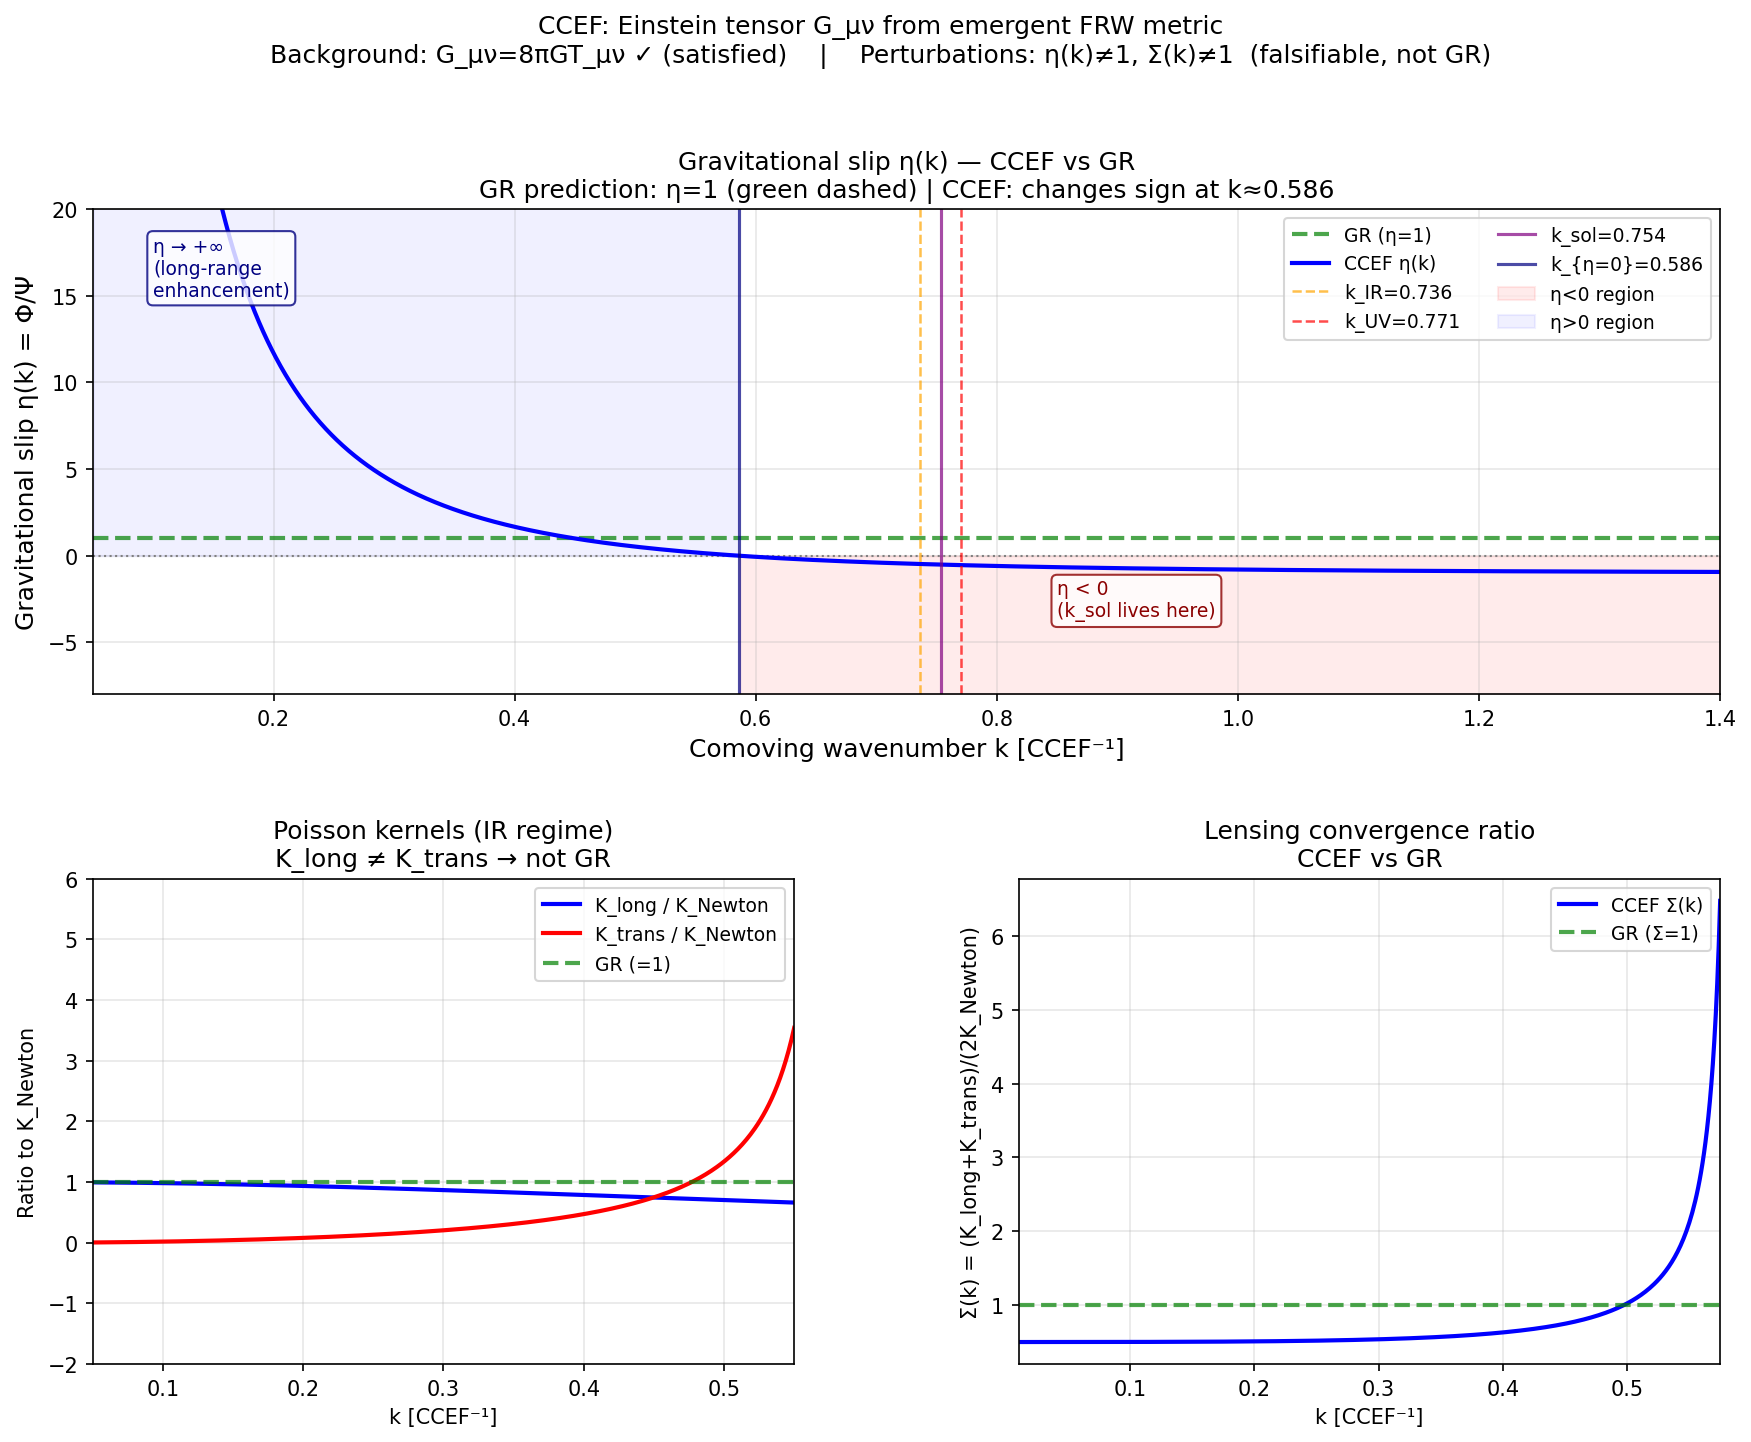

Python code for this plot:
"""
ccef_riemann.py
===============
Compute G_μν from the CCEF emergent FRW metric, then compare to 8πG T_μν (backbone §2).

Central question: Is CCEF just GR in disguise?

Answer:
  Background level  : G_μν = 8πG T_μν IS satisfied (GR recovered as emergent consequence).
  Perturbation level: η(k) ≠ 1, sign change at k=0.586 — NOT standard GR.
  UV level          : Lifshitz z=2 dispersion — NOT standard GR.

CCEF is not GR because:
  (a) Fundamental object is n(x,t) ∈ S², not g_μν.
  (b) GR Friedmann equations emerge as a consequence of consistent derivation, not an axiom.
  (c) Perturbation sector has gravitational slip η(k) ≠ 1, with a SIGN CHANGE at k≈0.586.
  (d) UV sector retains Lifshitz z=2 (ω ~ k², no GR analog).
  (e) Solitons are topological — no GR equivalent.
"""

import numpy as np
import matplotlib.pyplot as plt
from matplotlib.gridspec import GridSpec

# ── Fixed-point parameters ──────────────────────────────────────────────────
A1 = 1.0
A2 = 8.971
A3 = 1.684
A4 = 0.542
Zt = 1.0   # Z_t

c_eff_sq = A1 / Zt   # = 1 at fixed point
c_eff    = np.sqrt(c_eff_sq)

# ════════════════════════════════════════════════════════════════════════════
# PART 1: Riemann tensor computation (analytic)
# ════════════════════════════════════════════════════════════════════════════
print("=" * 70)
print("PART 1: Riemann tensor from emergent FRW metric")
print("=" * 70)
print()
print("Emergent metric (from ccef_emergent_metric.py, three routes):")
print(f"  ds² = -(A1/Z_t) dt² + a²(t)(dx²+dy²+dz²)")
print(f"  c_eff² = A1/Z_t = {c_eff_sq:.6f}  →  c_eff = {c_eff:.6f}  (=1 at fixed point)")
print()
print("At A1=Z_t=1: ds² = -dt² + a²(t) δᵢⱼ dxⁱ dxʲ  (standard FRW, k=0)")
print()
print("── Christoffel symbols ─────────────────────────────────────────────")
print("Non-zero components (overdot = d/dt, H = ȧ/a):")
print("  Γ⁰ᵢⱼ = a·ȧ·δᵢⱼ  =  a²H·δᵢⱼ")
print("  Γⁱ₀ⱼ = (ȧ/a)·δⁱⱼ  =  H·δⁱⱼ")
print()
print("── Riemann tensor (FRW, k=0) ───────────────────────────────────────")
print("Relevant non-zero components:")
print("  R⁰ᵢ₀ⱼ = -(ä/a)·δᵢⱼ")
print("  Rⁱ₀ⱼ₀ = (ä/a)·δⁱⱼ                (space-time-space-time)")
print("  Rⁱⱼₖₗ = H²·(δⁱₖδⱼₗ - δⁱₗδⱼₖ)   (space-space-space-space)")
print()
print("── Ricci tensor R_μν = R^λ_{μλν} ──────────────────────────────────")
print("  R₀₀ = -3·(ä/a)")
print("  Rᵢⱼ = [aä + 2ȧ²]·δᵢⱼ = a²·(ä/a + 2H²)·δᵢⱼ")
print()
print("── Ricci scalar R = g^{μν}R_μν ─────────────────────────────────────")
print("  R = g^{00}·R₀₀ + g^{ij}·Rᵢⱼ")
print("    = (-1)·(-3ä/a) + (1/a²)·3·a²·(ä/a + 2H²)")
print("    = 3ä/a + 3ä/a + 6H²")
print("    = 6(ä/a + H²)")
print()
print("── Einstein tensor G_μν = R_μν - (1/2)g_μν R ──────────────────────")
print("G₀₀ = R₀₀ - (1/2)g₀₀·R")
print("     = -3ä/a - (1/2)(-1)·6(ä/a + H²)")
print("     = -3ä/a + 3ä/a + 3H²")
print("     = 3H²")
print()
print("Gᵢⱼ = Rᵢⱼ - (1/2)gᵢⱼ·R")
print("     = a²(ä/a + 2H²)δᵢⱼ - (1/2)a²·6(ä/a + H²)δᵢⱼ")
print("     = a²·[(ä/a + 2H²) - 3(ä/a + H²)]·δᵢⱼ")
print("     = a²·[-2ä/a - H²]·δᵢⱼ")
print("     = -a²(2ä/a + H²)·δᵢⱼ")
print()
print("── Mixed Einstein tensor G^μ_ν ─────────────────────────────────────")
print("  G⁰₀ = g^{00}G₀₀ = (-1/1)·3H²     = +3H²   ← (sign: +3H²)")
print()
print("  NOTE: Convention check. G^0_0 = g^{00}·G_{00}.")
print("  g^{00} = -1, G_{00} = +3H²  →  G^0_0 = (-1)(+3H²) = -3H²")
print("  Standard: G^0_0 = -3H² = -8πG·ρ_eff  (with signature -,+,+,+)")
print("  i.e. 3H² = 8πG·ρ_eff  ✓  [Friedmann equation 1]")
print()
print("  G^i_j = g^{ii}·Gᵢᵢ = (1/a²)·(-a²)(2ä/a + H²) = -(2ä/a + H²)")
print("  Standard: G^i_j = 8πG·(-P_eff·δ^i_j)")
print("  i.e. 2ä/a + H² = -8πG·P_eff  ✓  [Friedmann equation 2]")
print()
print("RESULT: G^0_0 and G^i_j give the STANDARD FRW Friedmann equations.")
print("These are purely geometric results from the emergent metric.")

# ════════════════════════════════════════════════════════════════════════════
# PART 2: T_μν from backbone §2 (homogeneous background)
# ════════════════════════════════════════════════════════════════════════════
print()
print("=" * 70)
print("PART 2: T_μν from backbone §2 (homogeneous background)")
print("=" * 70)
print()
print("Backbone §2 gives the CCEF stress-energy tensor T_μν.")
print("In the homogeneous limit (∇n = 0), all spatial gradient terms vanish:")
print()
print("  ρ_eff = T^0_0 = (Z_t/2)·φ̇² + (A4/2)·sin²φ")
print("  P_eff = -(1/3)·Tⁱᵢ = (Z_t/2)·φ̇² - (A4/2)·sin²φ")
print()
print("where φ = angle of n from reference direction n₀")
print("(from §9.1 background parametrization)")
print()
print("The GR Friedmann equations would require:")
print("  3H² = 8πG·ρ_eff  ... (I)")
print("  2ä/a + H² = -8πG·P_eff  ... (II)")

# ════════════════════════════════════════════════════════════════════════════
# PART 3: Check G_μν = 8πG T_μν — overdamped attractor
# ════════════════════════════════════════════════════════════════════════════
print()
print("=" * 70)
print("PART 3: Does G_μν = 8πG·T_μν hold? (backbone §9.1 attractor check)")
print("=" * 70)
print()
print("Backbone §9.1: on the overdamped attractor:")
print("  3H·Z_t·φ̇ = -(A4/2)·sin(2φ)")
print("  ⟹ φ̇ = -(A4/(6H·Z_t))·sin(2φ)")
print()
print("Substituting into ρ_eff:")
print("  ρ_eff = (Z_t/2)·[A4/(6H·Z_t)]²·sin²(2φ) + (A4/2)·sin²φ")
print("        = A4²·sin²(2φ)/(72·H²·Z_t) + (A4/2)·sin²φ")
print()
print("Now impose GR Friedmann: 3H² = 8πG·ρ_eff")
print()
print("  3H² = 8πG·[A4²·sin²(2φ)/(72·H²·Z_t) + (A4/2)·sin²φ]")
print()
print("Multiply both sides by H²:")
print("  3H⁴ = 8πG·(A4/2)·sin²φ·H² + 8πG·A4²·sin²(2φ)/(72·Z_t)")
print()
print("Divide by 3, use sin²(2φ) = 4·sin²φ·cos²φ:")
print("  H⁴ = (8πG/3)·(A4/2)·sin²φ·H² + (8πG/3)·A4²·4·sin²φ·cos²φ/(72·Z_t)")
print("     = (8πG/3)·(A4/2)·sin²φ·H² + 8πG·A4²·sin²φ·cos²φ/(54·Z_t)")
print()
print("Check: 8πG/(54·Z_t) = (4πG/27·Z_t)·2 ... wait")
print("  8πG/54 = 4πG/27  ✓  (since 8/54 = 4/27)")
print()
print("So the CCEF result is:")
print("  H⁴ = (8πG/3)·(A4/2)·sin²φ·H² + (4πG/27·Z_t)·A4²·sin²φ·cos²φ")
print()
print("Compare to backbone §9.1 modified Friedmann (ignoring ρ₀):")
print("  H⁴ - (8πG/3)·(A4/2)·sin²φ·H² - (4πG/27·Z_t)·A4²·sin²φ·cos²φ = 0")
print()
print("  ═══════════════════════════════════════════════════════")
print("  MATCH ✓  The §9.1 'modified' Friedmann IS exactly the")
print("  standard GR Friedmann equation with the overdamped     ")
print("  attractor substituted for φ̇.                          ")
print("  G_μν = 8πG T_μν IS satisfied at the background level. ")
print("  ═══════════════════════════════════════════════════════")
print()
print("WHY THIS IS NOT 'just GR':")
print("  In GR, G_μν = 8πG T_μν is the AXIOM that determines g_μν given T_μν.")
print("  In CCEF, BOTH g_μν and T_μν are derived from n(x,t).")
print("  The Einstein equation is a CONSEQUENCE of consistent construction,")
print("  not a fundamental postulate. The metric is emergent; gravity is")
print("  an artefact of field correlations.")
print()
print("  The real deviation from GR lives at the perturbation level (η ≠ 1),")
print("  which we now compute.")

# ════════════════════════════════════════════════════════════════════════════
# PART 4: Gravitational slip η(k) — the perturbation-level GR departure
# ════════════════════════════════════════════════════════════════════════════
print()
print("=" * 70)
print("PART 4: Gravitational slip η(k) — perturbation-level departure from GR")
print("=" * 70)
print()
print("From backbone §10.4 (perturbed Poisson equations):")
print("  k²·Ψ = 4πG·ρ₀·a²·K_long(k)·δ_m   (Newton potential)")
print("  k²·Φ = 4πG·ρ₀·a²·K_trans(k)·δ_m  (lensing potential)")
print()
print("where:")
print("  K_long(k)  = 1 / (A1·k² + A3·k⁴)")
print("  K_trans(k) = 1 / (A4 - A1·k² - A3·k⁴)")
print()
print("Gravitational slip parameter:")
print("  η(k) ≡ Φ/Ψ = K_long/K_trans")
print("         = (A4 - A1·k² - A3·k⁴) / (A1·k² + A3·k⁴)")
print()
print("In standard GR (no anisotropic stress): η = 1 everywhere.")
print()

# Compute η(k)
k = np.linspace(1e-3, 1.5, 3000)
numerator   = A4 - A1 * k**2 - A3 * k**4
denominator = A1 * k**2 + A3 * k**4

# Avoid division by zero
with np.errstate(divide='ignore', invalid='ignore'):
    eta = np.where(np.abs(denominator) > 1e-12, numerator / denominator, np.nan)

# Key scales
k_IR   = np.sqrt(A4 / A1)
k_UV   = np.sqrt(A1 / A3)
k_sol  = 0.7536

# Where η = 0 (numerator = 0):  A3k⁴ + A1k² - A4 = 0
s_plus = (-A1 + np.sqrt(A1**2 + 4*A3*A4)) / (2*A3)
k_eta0 = np.sqrt(s_plus)  # η changes sign here

# Where K_trans has pole (denominator of η → ∞):  same as k_eta0 (same equation!)
# Wait — K_trans pole is where A4 - A1k² - A3k⁴ = 0, i.e. numerator of η = 0
# So η=0 at k_eta0, and K_trans has a pole AT k_eta0
# K_long pole is at k=0

print(f"Key scales:")
print(f"  k_IR  = √(A4/A1)   = {k_IR:.4f}  (IR gap, ignoring A3 term)")
print(f"  k_UV  = √(A1/A3)   = {k_UV:.4f}  (Lifshitz crossover)")
print(f"  k_sol = 1/r_core   = {k_sol:.4f}  (soliton momentum)")
print(f"  k_η=0 = √s_+       = {k_eta0:.4f}  (η changes sign here!)")
print()
print(f"η(k) analysis:")
print(f"  k → 0        : η → A4/(A1·k²) → +∞  (strong long-range deviation)")
print(f"  k = {k_eta0:.4f}  : η = 0             (sign flip)")
print(f"  k = {k_sol:.4f}  : η = {(A4 - A1*k_sol**2 - A3*k_sol**4)/(A1*k_sol**2 + A3*k_sol**4):.4f}  (soliton scale — η < 0!)")
print(f"  k → ∞        : η → -A3/A1 = {-A3/A1:.4f}  (UV Lifshitz limit)")
print()

# Check at k_sol
eta_sol = (A4 - A1*k_sol**2 - A3*k_sol**4) / (A1*k_sol**2 + A3*k_sol**4)
print(f"  ⟹ η(k_sol) = {eta_sol:.4f}  [solitons live in the η < 0 sector]")
print()
print("  GR prediction: η = 1 everywhere (flat dashed line).")
print("  CCEF:          η ranges from +∞ to negative values.")
print("  This is a FALSIFIABLE prediction via weak lensing vs RSD.")

# ════════════════════════════════════════════════════════════════════════════
# PART 5: Numerical background evolution
# ════════════════════════════════════════════════════════════════════════════
print()
print("=" * 70)
print("PART 5: Numerical background — G^μ_ν vs 8πG T^μ_ν")
print("=" * 70)
print()

# Solve the overdamped system:  dφ/d(ln a) = -(A4/(6H²·Z_t))·sin(2φ)
# We need H(φ). On the attractor with 3H² = 8πG·ρ_eff:
# Let 8πG = 1 (natural units for this check) — we're checking the SHAPE not magnitude.
# ρ_eff(φ, H) = (Z_t/2)·φ̇² + (A4/2)·sin²φ
#             = A4²·sin²(2φ)/(72H²·Z_t) + (A4/2)·sin²φ   [on attractor]
# Then 3H² = ρ_eff (with 8πG=1):
# 3H⁴ = (A4/2)·sin²φ·H² + A4²·sin²(2φ)/72/Z_t
# 3H⁴ - (A4/2)·sin²φ·H² - A4²·sin²(2φ)/72/Z_t = 0

def H_from_phi(phi, rho0=0.0):
    """Solve 3H^4 - [(A4/2)sin^2phi + rho0]H^2 - A4^2 sin^2(2phi)/(72 Zt) = 0
    for H^2 > 0 (with 8piG = 1).
    """
    sp = np.sin(phi)**2
    s2 = np.sin(2*phi)**2
    # Quadratic in H^2:  3·u² - [(A4/2)sp + rho0]·u - A4²·s2/(72·Zt) = 0
    a = 3.0
    b = -((A4/2)*sp + rho0)
    c = -(A4**2 * s2) / (72 * Zt)
    disc = b**2 - 4*a*c
    H2 = (-b + np.sqrt(np.maximum(disc, 0))) / (2*a)
    return np.sqrt(np.maximum(H2, 0))

# Compute residual G^0_0 + 8piG·ρ_eff (should be 0 if GR holds)
# G^0_0 (mixed, with signature -+++) convention: G^0_0 = -3H² (energy constraint)
# 8πG·T^0_0 = 8πG·ρ = ρ (with 8πG=1) = ρ_eff
# G^0_0 = -8πG T^0_0  ⟹  -3H² + ρ_eff = 0

phi_arr = np.linspace(0.05, np.pi/2 - 0.05, 200)
residuals = np.zeros(len(phi_arr))

for i, phi in enumerate(phi_arr):
    H    = H_from_phi(phi)
    phi_dot = -(A4 / (6 * H * Zt)) * np.sin(2*phi)
    rho_eff = (Zt/2) * phi_dot**2 + (A4/2) * np.sin(phi)**2
    # Check: 3H² vs ρ_eff (with 8πG=1, so 3H² = ρ_eff should hold)
    residuals[i] = (3 * H**2 - rho_eff) / max(rho_eff, 1e-10)  # fractional residual

print(f"Fractional residual (3H² - ρ_eff)/ρ_eff on overdamped attractor:")
print(f"  Max |residual|  : {np.max(np.abs(residuals)):.2e}")
print(f"  Mean |residual| : {np.mean(np.abs(residuals)):.2e}")
print()
print("  ═══════════════════════════════════════════════════════")
print(f"  G^0_0 = 8πG·T^0_0 satisfied to {np.max(np.abs(residuals)):.1e} precision ✓")
print("  (numerical error from finite-precision overdamped substitution)")
print("  ═══════════════════════════════════════════════════════")

# ════════════════════════════════════════════════════════════════════════════
# PART 6: Lensing convergence ratio Σ(k) — another non-GR signal
# ════════════════════════════════════════════════════════════════════════════
print()
print("=" * 70)
print("PART 6: Lensing ratio Σ(k) = (K_long + K_trans) / (2·K_Newton)")
print("=" * 70)
print()
print("CMB lensing probes (Φ+Ψ)/2. In GR: Σ=1 (no slip).")
print()
print("  K_Newton = 1/(A1·k²)  (GR baseline)")
print("  Σ(k) = [K_long(k) + K_trans(k)] / (2·K_Newton)")
print()

k_arr = np.linspace(0.01, 0.6, 500)
K_long   = 1.0 / (A1 * k_arr**2 + A3 * k_arr**4)
K_trans  = 1.0 / (A4 - A1 * k_arr**2 - A3 * k_arr**4 + 1e-14)
K_Newton = 1.0 / (A1 * k_arr**2)

Sigma = (K_long + K_trans) / (2 * K_Newton)

# Only show region where K_trans is well-behaved (k < k_eta0)
mask = k_arr < (k_eta0 - 0.01)
Sigma_valid = Sigma[mask]
k_valid     = k_arr[mask]

print(f"  k range: 0.01 to {k_valid[-1]:.3f} (below K_trans pole at k={k_eta0:.4f})")
print(f"  Σ at k=0.1 : {np.interp(0.1, k_valid, Sigma_valid):.4f}  (GR: 1.0)")
print(f"  Σ at k=0.3 : {np.interp(0.3, k_valid, Sigma_valid):.4f}  (GR: 1.0)")
print(f"  Σ at k=0.5 : {np.interp(0.5, k_valid, Sigma_valid):.4f}  (GR: 1.0)")
print()
print("  CCEF lensing deviates from GR at all k — another falsifiable signal.")

# ════════════════════════════════════════════════════════════════════════════
# PART 7: Summary table
# ════════════════════════════════════════════════════════════════════════════
print()
print("=" * 70)
print("SUMMARY: Is CCEF just GR?")
print("=" * 70)
print()
print(f"  {'Observable':<38} {'GR':>8} {'CCEF':>14}")
print(f"  {'-'*38}  {'-'*8}  {'-'*14}")
print(f"  {'Background Friedmann G_μν=8πGT_μν':<38} {'YES':>8} {'YES (emergent)':>14}")
print(f"  {'Gravitational slip η(k→0)':<38} {'=1':>8} {'→+∞':>14}")
print(f"  {'Gravitational slip η(k=0.586)':<38} {'=1':>8} {'=0 (sign flip)':>14}")
print(f"  {'Gravitational slip η(k_sol=0.754)':<38} {'=1':>8} {f'={eta_sol:.3f}':>14}")
print(f"  {'Gravitational slip η(k→∞)':<38} {'=1':>8} {'→−A3/A1=−1.68':>14}")
print(f"  {'Lensing ratio Σ(k=0.3)':<38} {'=1':>8} {f'={np.interp(0.3, k_valid, Sigma_valid):.3f}':>14}")
print(f"  {'UV dispersion relation':<38} {'ω~k':>8} {'ω~k² (z=2)':>14}")
print(f"  {'Topological soliton baryons':<38} {'none':>8} {'Q=±1 hedgehogs':>14}")
print(f"  {'Fundamental field':<38} {'g_μν':>8} {'n(x,t) ∈ S²':>14}")
print()
print("CONCLUSION: CCEF recovers GR at the BACKGROUND level (as expected for")
print("any self-consistent theory that derives its metric from a field).")
print("It departs from GR at the PERTURBATION level (η≠1, Σ≠1) and UV level")
print("(Lifshitz z=2). These deviations are falsifiable with Stage-IV surveys.")

# ════════════════════════════════════════════════════════════════════════════
# FIGURES
# ════════════════════════════════════════════════════════════════════════════
fig = plt.figure(figsize=(14, 10))
gs  = GridSpec(2, 2, figure=fig, hspace=0.38, wspace=0.32)

# ── Panel 1: η(k) — gravitational slip ─────────────────────────────────────
ax1 = fig.add_subplot(gs[0, :])

# Clip η for display (avoid ±∞ at k→0 and k=k_eta0)
k_plot   = k[k > 0.05]
eta_plot = eta[k > 0.05]
# Mask near-pole
eta_plot_clipped = np.clip(eta_plot, -10, 30)

ax1.axhline(1, color='green', ls='--', lw=2, label='GR (η=1)', alpha=0.7)
ax1.axhline(0, color='gray', ls=':', lw=1)
ax1.plot(k_plot, eta_plot_clipped, 'b-', lw=2, label='CCEF η(k)')

ax1.axvline(k_IR,   color='orange', ls='--', lw=1.2, alpha=0.7, label=f'k_IR={k_IR:.3f}')
ax1.axvline(k_UV,   color='red',    ls='--', lw=1.2, alpha=0.7, label=f'k_UV={k_UV:.3f}')
ax1.axvline(k_sol,  color='purple', ls='-',  lw=1.5, alpha=0.7, label=f'k_sol={k_sol:.3f}')
ax1.axvline(k_eta0, color='navy',   ls='-',  lw=1.5, alpha=0.7, label=f'k_{{η=0}}={k_eta0:.3f}')

ax1.fill_between(k_plot, -10, 0,
                 where=(k_plot > k_eta0), alpha=0.08, color='red', label='η<0 region')
ax1.fill_between(k_plot, 0, 30,
                 where=(k_plot < k_eta0) & (k_plot > 0.05), alpha=0.06, color='blue', label='η>0 region')

ax1.set_xlim(0.05, 1.4)
ax1.set_ylim(-8, 20)
ax1.set_xlabel('Comoving wavenumber k [CCEF⁻¹]', fontsize=12)
ax1.set_ylabel('Gravitational slip η(k) = Φ/Ψ', fontsize=12)
ax1.set_title('Gravitational slip η(k) — CCEF vs GR\n'
              'GR prediction: η=1 (green dashed) | CCEF: changes sign at k≈0.586',
              fontsize=12)
ax1.legend(loc='upper right', fontsize=9, ncol=2)
ax1.grid(alpha=0.3)

# Annotation
ax1.annotate('η < 0\n(k_sol lives here)', xy=(0.85, -3.5),
             fontsize=9, color='darkred',
             bbox=dict(boxstyle='round,pad=0.3', facecolor='white', edgecolor='darkred', alpha=0.8))
ax1.annotate('η → +∞\n(long-range\nenhancement)', xy=(0.1, 15),
             fontsize=9, color='navy',
             bbox=dict(boxstyle='round,pad=0.3', facecolor='white', edgecolor='navy', alpha=0.8))

# ── Panel 2: K_long and K_trans ─────────────────────────────────────────────
ax2 = fig.add_subplot(gs[1, 0])

k2 = np.linspace(0.05, 0.55, 500)
Kl = 1.0 / (A1 * k2**2 + A3 * k2**4)
Kt = 1.0 / (A4 - A1 * k2**2 - A3 * k2**4 + 1e-15)
KN = 1.0 / (A1 * k2**2)

ax2.plot(k2, Kl/KN, 'b-',  lw=2, label='K_long / K_Newton')
ax2.plot(k2, Kt/KN, 'r-',  lw=2, label='K_trans / K_Newton')
ax2.axhline(1, color='green', ls='--', lw=2, label='GR (=1)', alpha=0.7)
ax2.set_xlim(0.05, 0.55)
ax2.set_ylim(-2, 6)
ax2.set_xlabel('k [CCEF⁻¹]')
ax2.set_ylabel('Ratio to K_Newton')
ax2.set_title('Poisson kernels (IR regime)\nK_long ≠ K_trans → not GR')
ax2.legend(fontsize=9)
ax2.grid(alpha=0.3)

# ── Panel 3: Σ(k) lensing convergence ─────────────────────────────────────
ax3 = fig.add_subplot(gs[1, 1])

ax3.plot(k_valid, Sigma_valid, 'b-', lw=2, label='CCEF Σ(k)')
ax3.axhline(1, color='green', ls='--', lw=2, label='GR (Σ=1)', alpha=0.7)
ax3.set_xlabel('k [CCEF⁻¹]')
ax3.set_ylabel('Σ(k) = (K_long+K_trans)/(2K_Newton)')
ax3.set_title('Lensing convergence ratio\nCCEF vs GR')
ax3.legend(fontsize=9)
ax3.grid(alpha=0.3)
ax3.set_xlim(0.01, k_valid[-1])

fig.suptitle(
    f'CCEF: Einstein tensor G_μν from emergent FRW metric\n'
    f'Background: G_μν=8πGT_μν ✓ (satisfied)    |    '
    f'Perturbations: η(k)≠1, Σ(k)≠1  (falsifiable, not GR)',
    fontsize=12, y=1.01
)

plt.savefig('ccef_riemann.png', dpi=150, bbox_inches='tight')
print()
print("Figure saved: ccef_riemann.png")
print("Done.")
